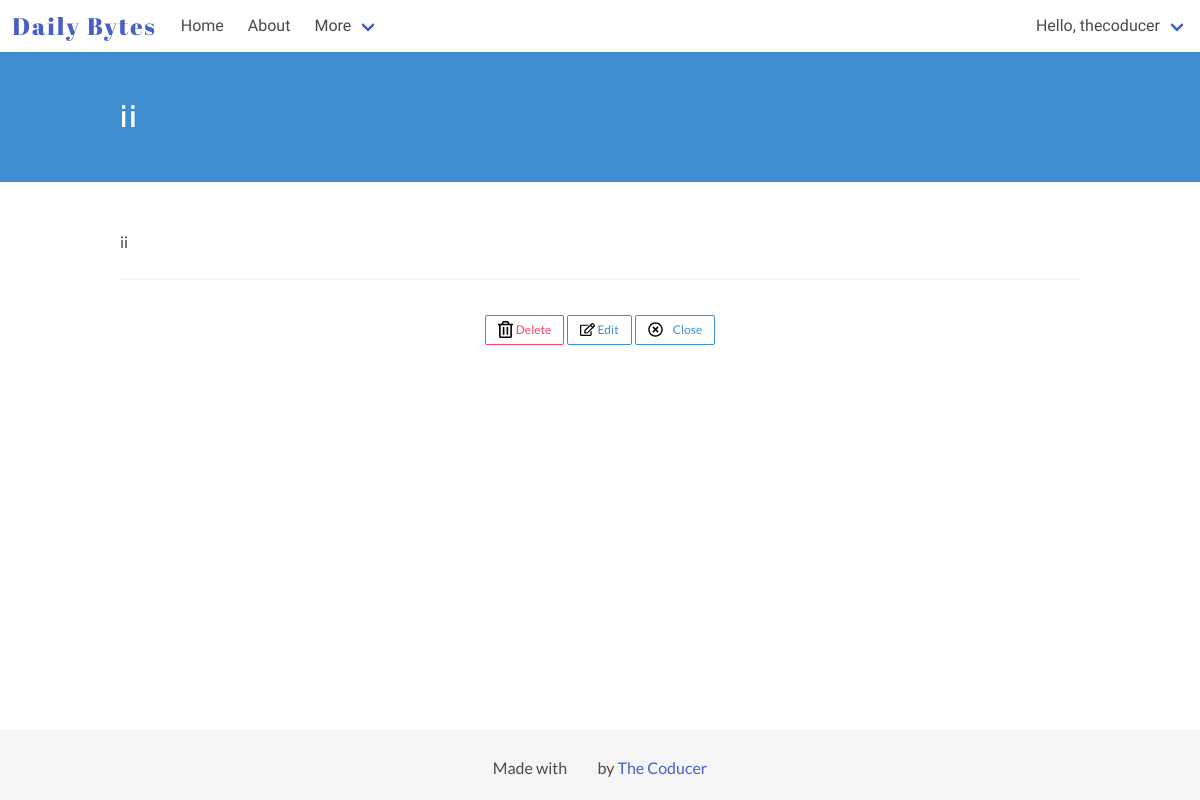
/entry/12 (signed in), run on an earlier commit of the app's database.
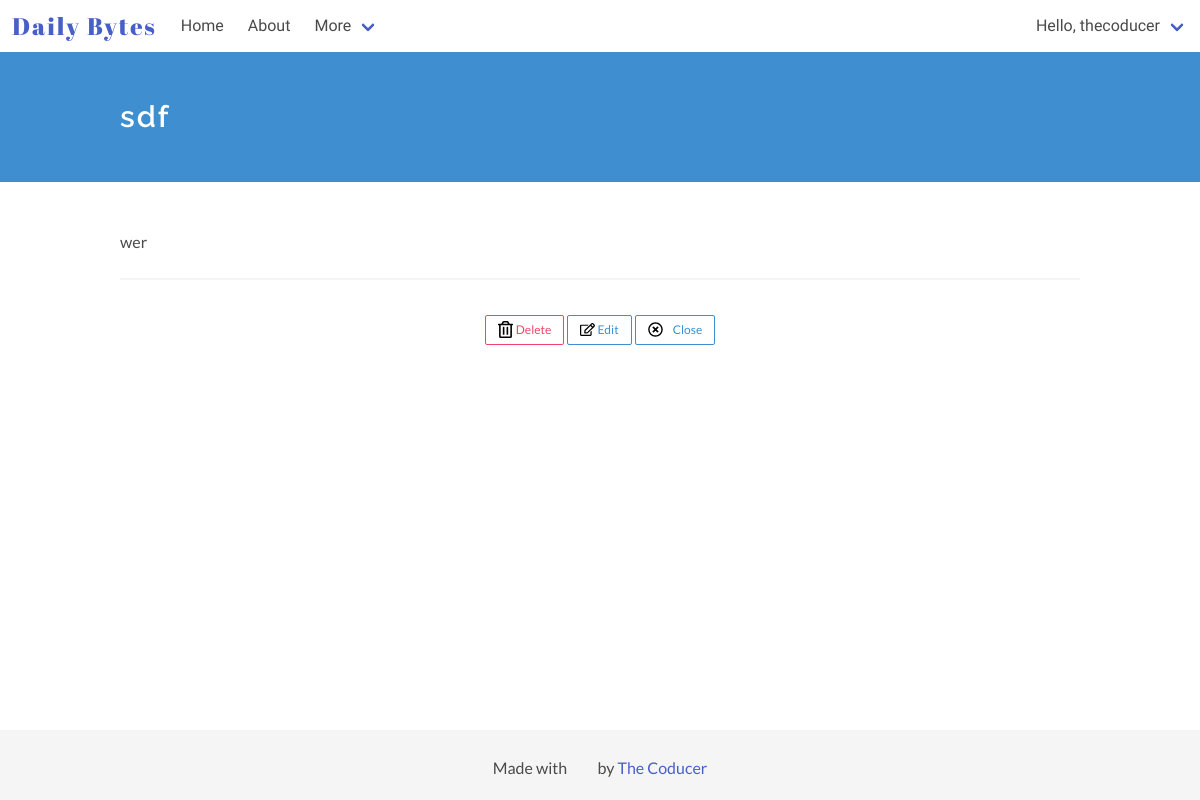
And on a later commit of the database.
### diary_app/models.py (models this page shows)
class Entry(models.Model):
    author = models.ForeignKey(User, on_delete=models.CASCADE) # User is an auth model
    title = models.CharField(max_length=100, default='', verbose_name="")
    text = RichTextUploadingField(verbose_name="")
    date_posted = models.DateTimeField(auto_now_add = True)
    bio = models.TextField(max_length=500, blank=True)
    drafts = models.BooleanField(default=False)
    """ def __str__(self):
        return 'Entry #{}'.format(self.id) """
    class Meta:
        verbose_name_plural = 'entries'

### diary_app/views.py (the view)
# urls.py: path('entry/<int:id>', views.readmore, name = 'readmore'),
@login_required
def readmore(request, id):
    entry = get_object_or_404(Entry, id=id, author=request.user)
    return render(request, "diary_app/readmore.html", {'entry': entry})

### diary_app/templates/diary_app/readmore.html (shortened to what this page needs)
<!DOCTYPE html>
<html lang="en">
<head>
    {% extends "./base.html" %}
    {% block content %}
    {% load static %}
    <section class="hero is-info">
            <div class="hero-body">
                <div class="container">
                    <h1 class="title">
                        {{ entry.title }}
                    </h1>
                </div>
            </div>
        </section>
        <section class="section">
            <div class="container">
                <p class="readmore-page">{{ entry.text | safe }}</p>
                <hr>
            </div>
            <div class="div-fix">
            <div class="container is-widescreen has-text-centered">
                <a class="button is-small is-danger is-outlined" href="/confirmdelete/{{entry.id}}"><img src="{% static '/images/delete.svg' %}" alt="Delete" width=15px height=15px style="margin-right: 3px;">Delete</a>
                <a class="button is-small is-info is-outlined" href="/edit/{{entry.id}}"><img src="{% static '/images/edit.svg' %}" alt="Edit" width=15px height=15px style="margin-right: 2px;">Edit</a>
                <a class="button is-small is-info is-outlined" href="{% url 'home' %}"><img src="{% static '/images/close.svg' %}" alt="close" width=15px height=15px style="margin-right: 10px;">Close</a>
            </div>
            </div>
        </section>
    {% endblock %}

### diary_app/templates/diary_app/base.html (shortened to what this page needs)
<!DOCTYPE html>
<html lang="en">
<head>
    {% load static %}
    <link rel="stylesheet" href="https://cdnjs.cloudflare.com/ajax/libs/bulma/0.6.2/css/bulma.min.css" />
    <link rel="stylesheet" type="text/css" href="//code.ionicframework.com/ionicons/2.0.1/css/ionicons.min.css" />
    <link rel="stylesheet" href="{% static '/css/main.css' %}">
</head>
<body>
    {% include "./header.html" %}
    {% block content %} {% endblock %}
    {% include "./footer.html" %}
</body>
</html>

### diary_app/templates/diary_app/header.html (shortened to what this page needs)
{% load static %}
<div id="app">
<nav class="navbar" role="navigation" aria-label="main navigation">
    <div class="navbar-brand">
      <a class="navbar-item" href="{% url 'home' %}">
        <h1 class="logo">Daily Bytes</h1>
      </a>
    </div>
    <div id="navbarBasicExample" class="navbar-menu">
      <div class="navbar-start">
        <a class="navbar-item" href="{% url 'home' %}">
            Home
        </a>
        <a class="navbar-item" href="/about/">
            About
        </a>
        <div class="navbar-item has-dropdown is-hoverable">
          <a class="navbar-link">
            More
          </a>
        </div>
      </div>
      <div class="navbar-end">
          <div class="navbar-item has-dropdown is-hoverable">
              <a class="navbar-link">
                  Hello, {{ user.username }}
              </a>
            </div>
      </div>
    </div>
  </nav>
 </div>

### diary_app/templates/diary_app/footer.html
<footer class="footer">
        <div class="has-text-centered">
          <p>
                Made with <i class="icon ion-heart"></i> by <a href="https://thecoducer.github.io/" target="_blank">The Coducer</a>
          </p>
        </div>
      </footer>

### diary_app/static/css/main.css (style rules this page uses)
body { display: flex; flex-direction: column; height: 100vh; font-family: 'Lato', sans-serif; }
.logo { font-family: 'Abril Fatface', cursive; font-size: 1.5em; letter-spacing: 2px; }
.navbar-item { font-family: 'Libre Franklin', sans-serif; }
.title { font-size: 30px; }
.title, .subtitle { font-family: 'Raleway', sans-serif; letter-spacing: 2px; }
p { font-family: 'Lato', sans-serif; }
.footer { flex-shrink: 0; padding: 20px; background-color: #f5f5f5; }
.section { flex: 1 0 auto; }
.readmore-page { font-size: 20px; }
.div-fix { flex-shrink: 0; position: -webkit-sticky; position: sticky; bottom: 0; padding-left: 10px; padding-right: 10px; padding-bottom: 9px; padding-top: 11px; background-color: white; }

What changed in the data, as far as the page shows it:
changed Entry: title "ii" → "sdf"; text "ii" → "wer"
